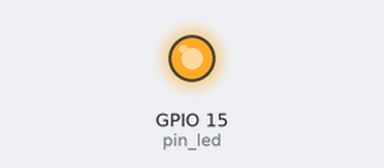
This sketch was run on a simulated ESP32. Parts: output pins drawn as LEDs (lit = HIGH).

Above: at 0.5 s.
At 5.0 s:
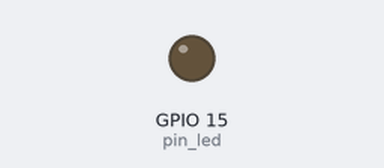
Timing chart, 0 to 6.9 s (numbered marks = the images above):
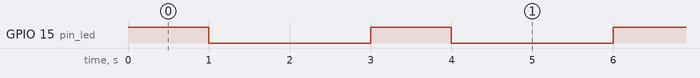

Measured:
- by itself, GPIO 15 (pin_led): alternates HIGH for 1.0 s and LOW for 2.0 s

The sketch:

practica1_led.ino
```cpp
/////////////////////////////////////////////////////////////////////////////
/*
 * Author: HRSI IoT
 * Prácitca 1 encendiendo un led en el ESP32
 */
/////////////////////////////////////////////////////////////////////////////

int pin_led = 15; //Incializamos nuestro puerto de propósito general GPIO15(D15)

void setup() //Sección de configuraciones
{      pinMode(pin_led, OUTPUT); //Configuración de nuestro puerto como salida
}

void loop() //Secuencia del programa basado en la configuración
{  digitalWrite(pin_led, HIGH);  //Enviar un valor lógico alto a la salida para activar el led
   delay(1000);  //Generar un retardo de 1 segundo para enviar un valor lógico bajo
   digitalWrite (pin_led, LOW); //Enviar un vlor lógico bajo para apagar el led
   delay(2000);  //Retardo de 2 segundos
}
```
